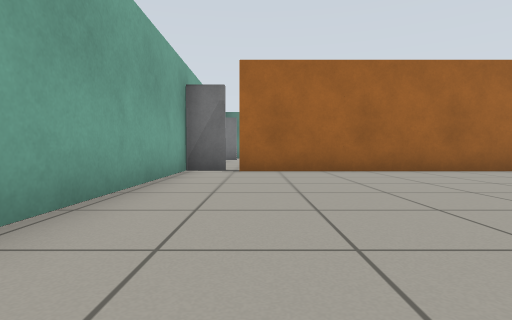
[1] (above)

24 first-person views from a walk through a robot-simulator world made for Gazebo. The camera is 0.5 m above the floor, tilts 2° down and sees 80° across. The floor is counted in squares, 1 m on a side. Each view is taken from the middle of a square. On the plan, view 1 faces up. The plan holds only what a view shows up to about 9 squares ahead; the rest is blank. The place goes on beyond the plan. Gazebo's built-in surfaces are drawn with simple patterns.

[2]
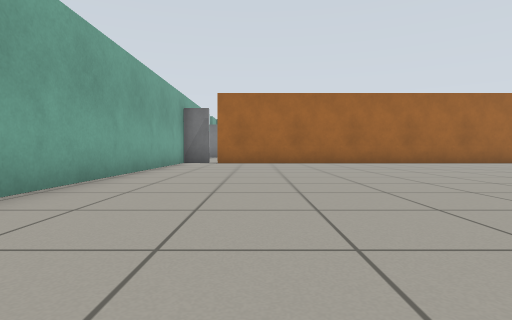

[3]
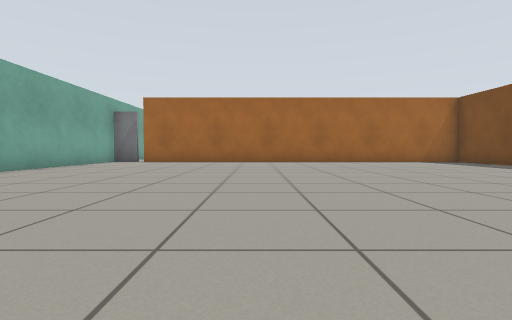

[4]
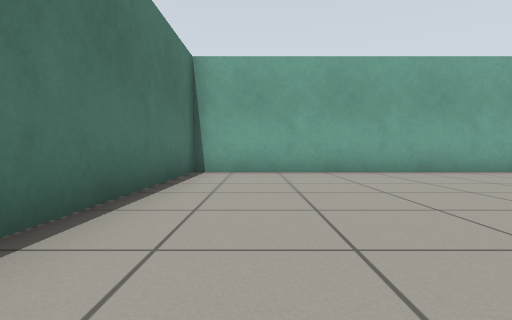

[5]
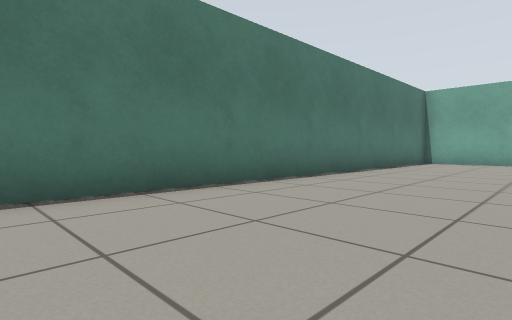

[6]
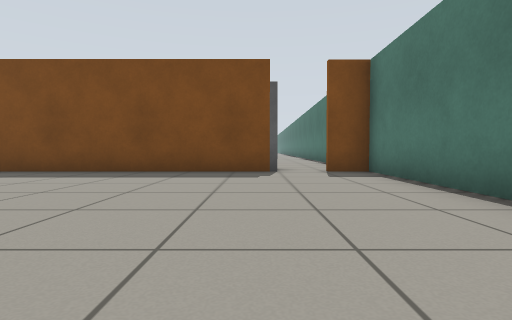

[7]
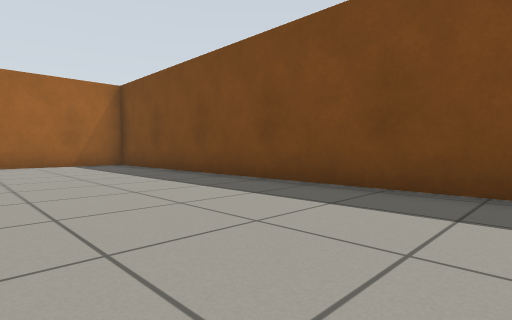

[8]
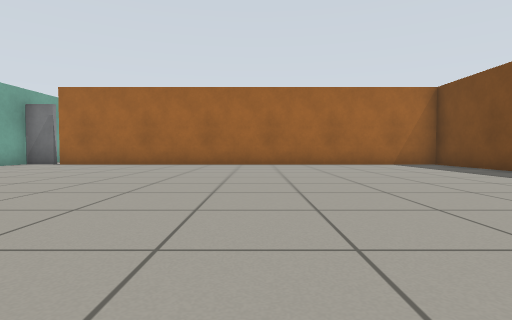

[9]
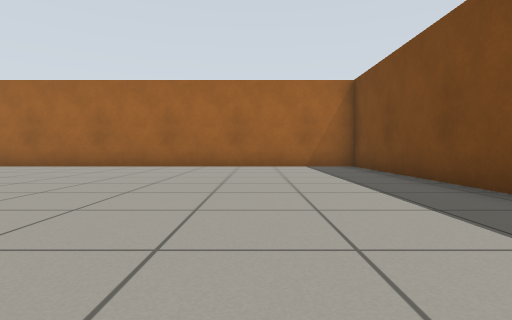

[10]
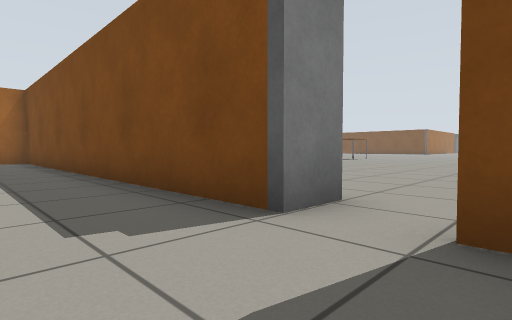

[11]
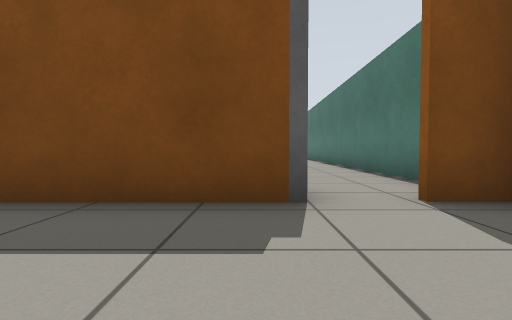

[12]
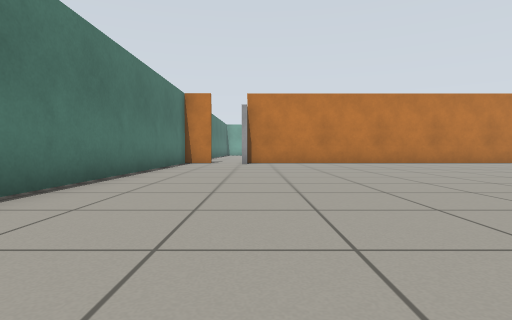

[13]
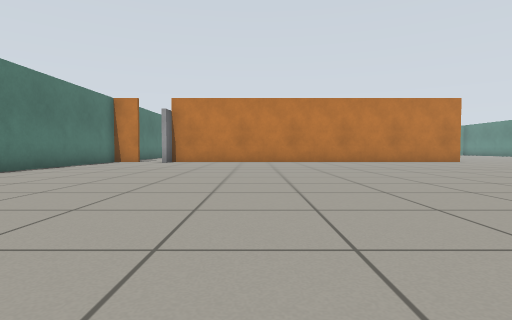

[14]
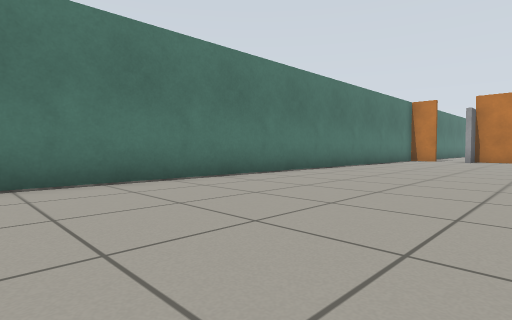

[15]
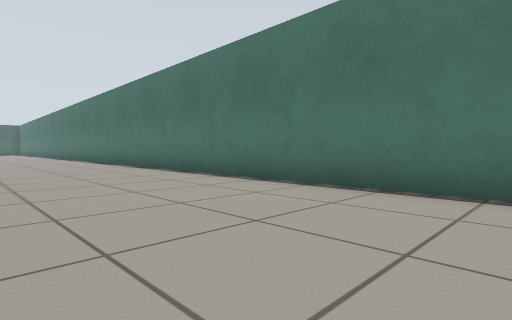

[16]
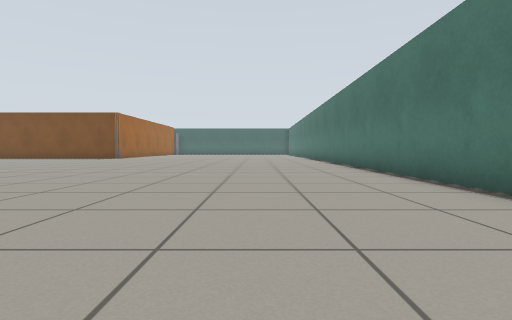

[17]
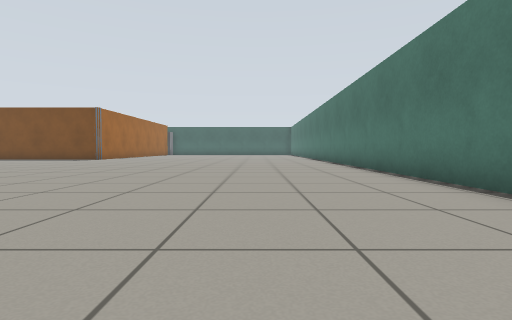

[18]
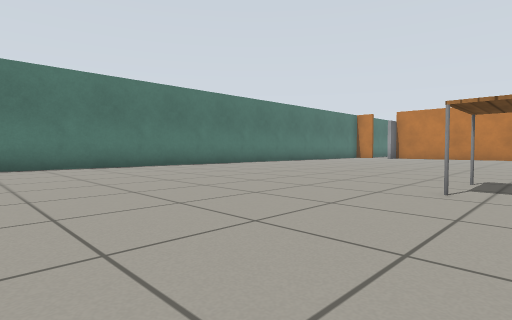

[19]
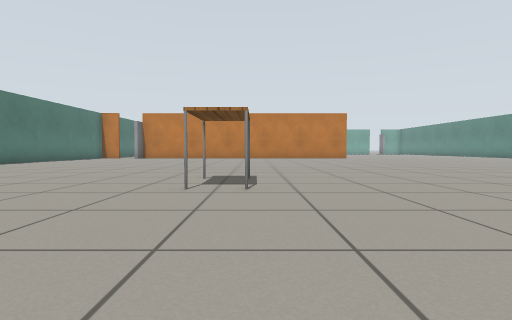

[20]
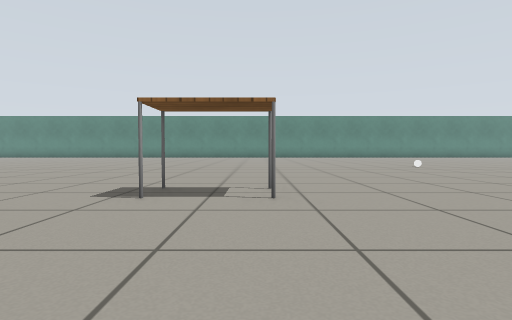

[21]
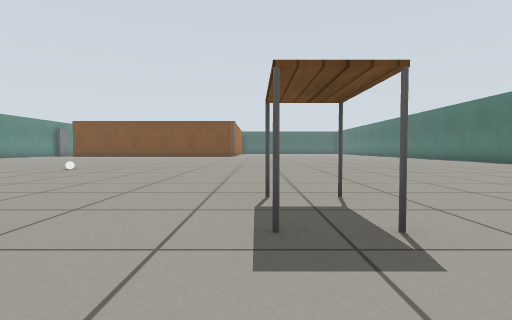

[22]
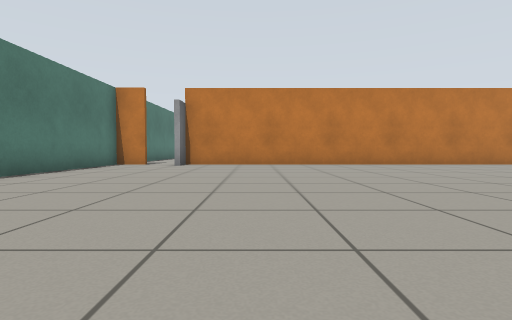

[23]
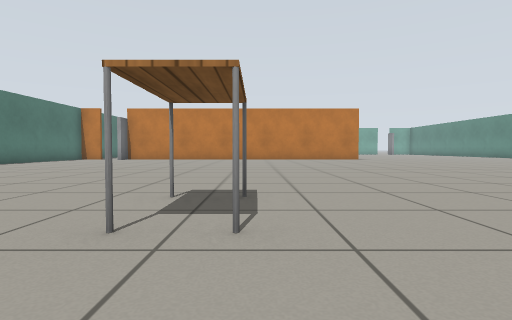

[24]
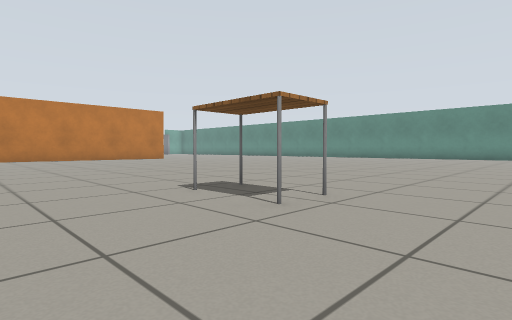

### Floor plan
Points are (right, up) in squares from view 1. A wall is a line through its corners. A room is listed if a view was taken in it or the views show most of it. See-through windows are left out.
Room 1 (views 1, 2, 3, 4, 5, 6, 7, 8, 9, 10, 11)
walls: (11.8, -3.6) (11.8, 6.9) (-0.4, 6.9); (-1.6, 7.2) (-1.6, -6.4) (11.8, -6.5) (11.8, -5.5)
ways out: opening at (12, -4.5) to room 2
Room 2 (views 12, 13, 14, 15, 16, 17, 18, 19, 20, 21, 22, 23, 24)
walls: (12.9, -6.6) (38, -6.9)
ways out: opening at (12, -4.5) to room 1
objects: door leaf (-1, 7); door leaf (12, -4); table (24, 1) to (25, 2); other object (30, 7)

Positions as (right, up) in squares from view 1, and headings:
1: (0, 0), facing up
2: (1, -4), facing up
3: (4, -5), facing up
4: (5, -5), facing left
5: (10, -3), facing down-left
6: (5, -4), facing right
7: (8, -3), facing up-right
8: (6, -3), facing up
9: (9, -2), facing up
10: (10, -6), facing up-right
11: (9, -4), facing right
12: (23, -4), facing left
13: (24, -1), facing left
14: (26, -2), facing down-left
15: (24, -3), facing down-right
16: (27, -4), facing right
17: (29, -4), facing right
18: (29, 2), facing down-left
19: (29, 2), facing left
20: (25, -2), facing up
21: (22, 2), facing right
22: (22, -2), facing left
23: (27, 2), facing left
24: (27, -1), facing up-left
